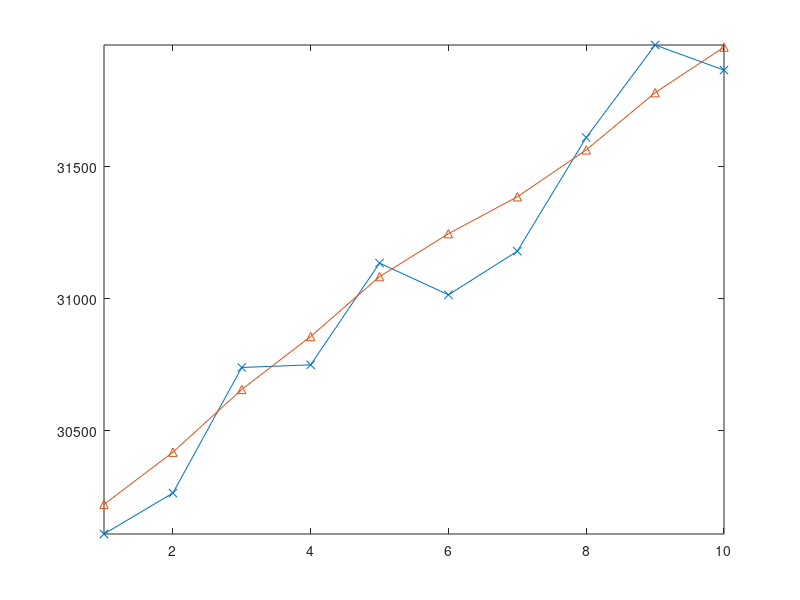

Source code (MATLAB):
a = 0.2
b = 0.1





%inicializacao
x(1,1)  = 30000
v(1,1) = 50;
y = [30000,30110, 30265,30740,30750,31135,31015,31180,31610,31960,31865]
n=11;
Dt = 5;
A=0.2;
B=0.1;

%predicao
printf("primeira predição!\n");
x(2,1) = x(1,1) + Dt*v(1,1)
v(2,1) = v(1,1)
printf("y(2) = %d\n",y(2))



for i=2:n
  printf("update,i = %d\n",i);
  printf("calculando x(%d,%d) e v(%d,%d)\n",i,i,i,i);
  %update
  x(i,i) = x(i,i-1) + A*(y(i)-x(i,i-1)) ;
  x(i,i)
  X(i) = x(i,i);
  v(i,i) = v(i,i-1) + B*((y(i)-x(i,i-1))/Dt);
  v(i,i)
  V(i) = v(i,i);
  %predicao
  printf("predicao proximo estado,i = %d\n",i);
  printf("calculando x(%d,%d) e v(%d,%d)\n",i+1,i,i+1,i);
  x(i+1,i) = x(i,i) + Dt*v(i,i);
  v(i+1,i) = v(i,i);
  
  
  x(i+1,i)
  v(i+1,i)
  Xi(i) = x(i+1,i);
  Vi(i) = v(i+1,i);

 endfor
 
plot(linspace(1,10,10),y(2:11),"x-")
hold on
plot(linspace(1,10,10),X(2:11),"^-")
axis([1 10]) 
hold on
axis("tight")